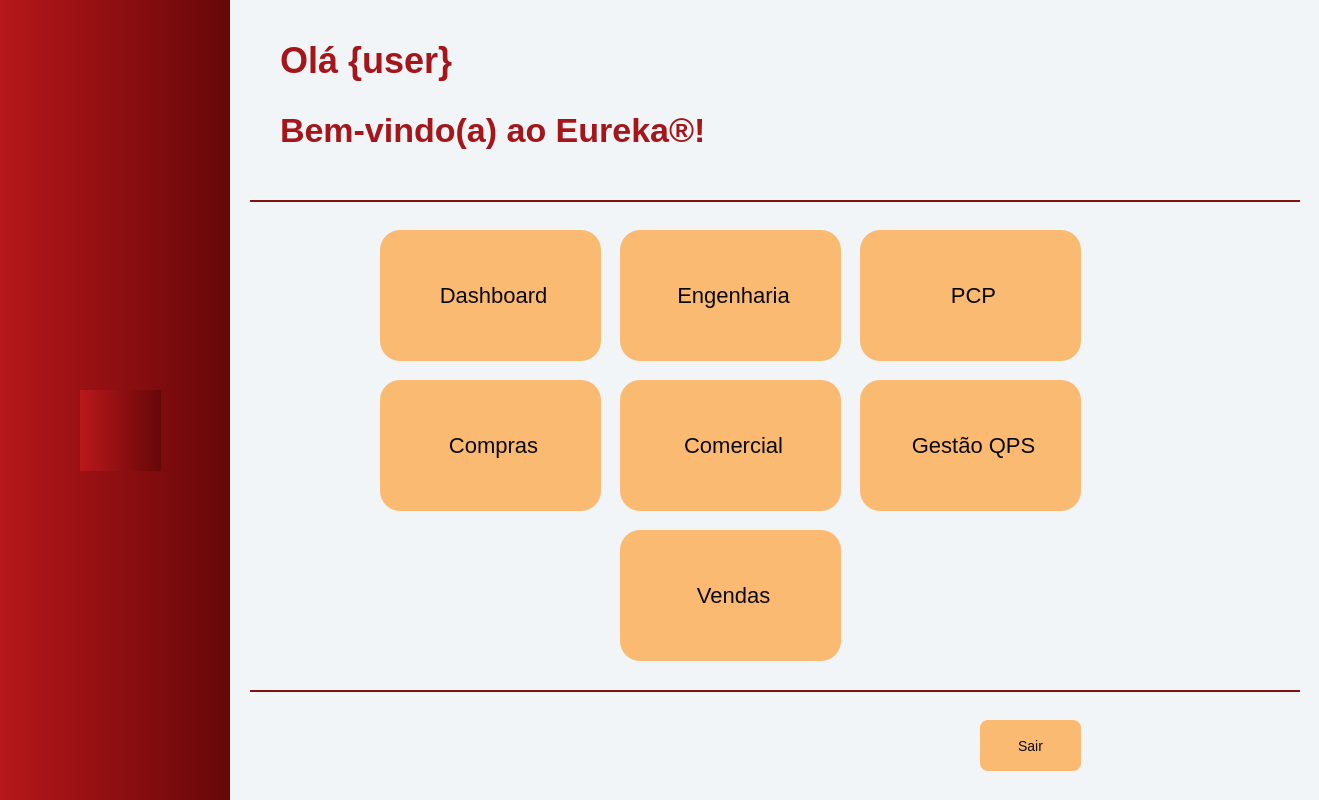
<?xml version="1.0" encoding="UTF-8"?>
<ui version="4.0">
 <class>HomeWindow</class>
 <widget class="QMainWindow" name="HomeWindow">
  <property name="geometry">
   <rect>
    <x>0</x>
    <y>0</y>
    <width>1319</width>
    <height>800</height>
   </rect>
  </property>
  <property name="font">
   <font>
    <family>Segoe UI</family>
   </font>
  </property>
  <property name="windowTitle">
   <string>MainWindow</string>
  </property>
  <property name="windowIcon">
   <iconset resource="../static/resource.qrc">
    <normaloff>:/image/image/LOGO.jpeg</normaloff>:/image/image/LOGO.jpeg</iconset>
  </property>
  <property name="styleSheet">
   <string notr="true"/>
  </property>
  <widget class="QWidget" name="centralwidget">
   <widget class="QWidget" name="widget" native="true">
    <property name="geometry">
     <rect>
      <x>230</x>
      <y>0</y>
      <width>1200</width>
      <height>800</height>
     </rect>
    </property>
    <property name="font">
     <font>
      <family>Segoe UI</family>
     </font>
    </property>
    <property name="styleSheet">
     <string notr="true">* {
    background-color: #F2F5F7;
	font-style: &quot;Segoe UI&quot;;
 	color: #0B090A;
}

QPushButton {
    background-color: #fbba72;
    border-radius: 20px;
    font-size: 22px;
    font-weight: regular;
}

QPushButton:hover {
    background-color: #a4161a;
	border: 2px solid #333;
    color: #EEEEEE;
	font-weight: bold;
  	font-size: 23px;
}

QPushButton:pressed {
    background-color: #6703c5;
    color: #EEEEEE;
}
</string>
    </property>
    <widget class="QPushButton" name="btn_dashboard">
     <property name="geometry">
      <rect>
       <x>150</x>
       <y>230</y>
       <width>221</width>
       <height>131</height>
      </rect>
     </property>
     <property name="minimumSize">
      <size>
       <width>0</width>
       <height>41</height>
      </size>
     </property>
     <property name="font">
      <font>
       <pointsize>-1</pointsize>
      </font>
     </property>
     <property name="autoFillBackground">
      <bool>false</bool>
     </property>
     <property name="styleSheet">
      <string notr="true"/>
     </property>
     <property name="text">
      <string> Dashboard</string>
     </property>
     <property name="icon">
      <iconset resource="../static/resource.qrc">
       <normaloff>:/icon/icon/painel.png</normaloff>:/icon/icon/painel.png</iconset>
     </property>
     <property name="iconSize">
      <size>
       <width>64</width>
       <height>64</height>
      </size>
     </property>
    </widget>
    <widget class="QPushButton" name="btn_engenharia">
     <property name="geometry">
      <rect>
       <x>390</x>
       <y>230</y>
       <width>221</width>
       <height>131</height>
      </rect>
     </property>
     <property name="minimumSize">
      <size>
       <width>221</width>
       <height>41</height>
      </size>
     </property>
     <property name="font">
      <font>
       <pointsize>-1</pointsize>
      </font>
     </property>
     <property name="styleSheet">
      <string notr="true"/>
     </property>
     <property name="text">
      <string> Engenharia</string>
     </property>
     <property name="icon">
      <iconset resource="../static/resource.qrc">
       <normaloff>:/icon/icon/engineering-64.ico</normaloff>:/icon/icon/engineering-64.ico</iconset>
     </property>
     <property name="iconSize">
      <size>
       <width>64</width>
       <height>64</height>
      </size>
     </property>
    </widget>
    <widget class="QPushButton" name="btn_pcp">
     <property name="geometry">
      <rect>
       <x>630</x>
       <y>230</y>
       <width>221</width>
       <height>131</height>
      </rect>
     </property>
     <property name="minimumSize">
      <size>
       <width>221</width>
       <height>41</height>
      </size>
     </property>
     <property name="font">
      <font>
       <pointsize>-1</pointsize>
      </font>
     </property>
     <property name="styleSheet">
      <string notr="true"/>
     </property>
     <property name="text">
      <string> PCP</string>
     </property>
     <property name="icon">
      <iconset resource="../static/resource.qrc">
       <normaloff>:/icon/icon/factory-64.ico</normaloff>:/icon/icon/factory-64.ico</iconset>
     </property>
     <property name="iconSize">
      <size>
       <width>64</width>
       <height>64</height>
      </size>
     </property>
    </widget>
    <widget class="QPushButton" name="btn_compras">
     <property name="geometry">
      <rect>
       <x>150</x>
       <y>380</y>
       <width>221</width>
       <height>131</height>
      </rect>
     </property>
     <property name="minimumSize">
      <size>
       <width>221</width>
       <height>41</height>
      </size>
     </property>
     <property name="font">
      <font>
       <pointsize>-1</pointsize>
      </font>
     </property>
     <property name="styleSheet">
      <string notr="true"/>
     </property>
     <property name="text">
      <string> Compras</string>
     </property>
     <property name="icon">
      <iconset resource="../static/resource.qrc">
       <normaloff>:/icon/icon/buy-64.ico</normaloff>:/icon/icon/buy-64.ico</iconset>
     </property>
     <property name="iconSize">
      <size>
       <width>64</width>
       <height>64</height>
      </size>
     </property>
    </widget>
    <widget class="QPushButton" name="btn_comercial">
     <property name="geometry">
      <rect>
       <x>390</x>
       <y>380</y>
       <width>221</width>
       <height>131</height>
      </rect>
     </property>
     <property name="minimumSize">
      <size>
       <width>221</width>
       <height>41</height>
      </size>
     </property>
     <property name="font">
      <font>
       <pointsize>-1</pointsize>
      </font>
     </property>
     <property name="styleSheet">
      <string notr="true"/>
     </property>
     <property name="text">
      <string> Comercial</string>
     </property>
     <property name="icon">
      <iconset resource="../static/resource.qrc">
       <normaloff>:/icon/icon/sale-2-64.ico</normaloff>:/icon/icon/sale-2-64.ico</iconset>
     </property>
     <property name="iconSize">
      <size>
       <width>64</width>
       <height>64</height>
      </size>
     </property>
    </widget>
    <widget class="QPushButton" name="btn_qps">
     <property name="geometry">
      <rect>
       <x>630</x>
       <y>380</y>
       <width>221</width>
       <height>131</height>
      </rect>
     </property>
     <property name="minimumSize">
      <size>
       <width>221</width>
       <height>41</height>
      </size>
     </property>
     <property name="font">
      <font>
       <pointsize>-1</pointsize>
      </font>
     </property>
     <property name="styleSheet">
      <string notr="true"/>
     </property>
     <property name="text">
      <string> Gestão QPS</string>
     </property>
     <property name="icon">
      <iconset resource="../static/resource.qrc">
       <normaloff>:/icon/icon/purchase-order-64.ico</normaloff>:/icon/icon/purchase-order-64.ico</iconset>
     </property>
     <property name="iconSize">
      <size>
       <width>64</width>
       <height>64</height>
      </size>
     </property>
     <property name="checkable">
      <bool>false</bool>
     </property>
    </widget>
    <widget class="QLabel" name="welcome_label">
     <property name="geometry">
      <rect>
       <x>50</x>
       <y>100</y>
       <width>821</width>
       <height>61</height>
      </rect>
     </property>
     <property name="font">
      <font>
       <pointsize>-1</pointsize>
       <weight>75</weight>
       <bold>true</bold>
      </font>
     </property>
     <property name="styleSheet">
      <string notr="true">QLabel {
	background-color: transparent;
    color: #a4161a;
    font-size: 34px;
    font-weight: bold;
	font-style: &quot;Segoe UI&quot;;
}</string>
     </property>
     <property name="text">
      <string>Bem-vindo(a) ao Eureka®!</string>
     </property>
    </widget>
    <widget class="QFrame" name="frame">
     <property name="geometry">
      <rect>
       <x>20</x>
       <y>200</y>
       <width>1050</width>
       <height>2</height>
      </rect>
     </property>
     <property name="styleSheet">
      <string notr="true">QFrame {
	background-color: #a4161a;
}</string>
     </property>
     <property name="frameShape">
      <enum>QFrame::StyledPanel</enum>
     </property>
     <property name="frameShadow">
      <enum>QFrame::Raised</enum>
     </property>
    </widget>
    <widget class="QLabel" name="user_label">
     <property name="geometry">
      <rect>
       <x>50</x>
       <y>30</y>
       <width>751</width>
       <height>61</height>
      </rect>
     </property>
     <property name="font">
      <font>
       <pointsize>-1</pointsize>
       <weight>75</weight>
       <bold>true</bold>
      </font>
     </property>
     <property name="styleSheet">
      <string notr="true">QLabel {
	background-color: transparent;
    color: #a4161a;
    font-size: 36px;
    font-weight: bold;
	font-style: &quot;Segoe UI&quot;;
}</string>
     </property>
     <property name="text">
      <string>Olá {user}</string>
     </property>
    </widget>
    <widget class="QFrame" name="frame_2">
     <property name="geometry">
      <rect>
       <x>20</x>
       <y>690</y>
       <width>1050</width>
       <height>2</height>
      </rect>
     </property>
     <property name="styleSheet">
      <string notr="true">QFrame {
	background-color: #a4161a;
}</string>
     </property>
     <property name="frameShape">
      <enum>QFrame::StyledPanel</enum>
     </property>
     <property name="frameShadow">
      <enum>QFrame::Raised</enum>
     </property>
    </widget>
    <widget class="QPushButton" name="btn_logout">
     <property name="geometry">
      <rect>
       <x>750</x>
       <y>720</y>
       <width>101</width>
       <height>51</height>
      </rect>
     </property>
     <property name="minimumSize">
      <size>
       <width>0</width>
       <height>41</height>
      </size>
     </property>
     <property name="font">
      <font>
       <pointsize>-1</pointsize>
      </font>
     </property>
     <property name="styleSheet">
      <string notr="true">QPushButton {
    background-color: #fbba72;
    border-radius: 8px;
    font-size: 14px;
    font-weight: regular;
}

QPushButton:hover {
    background-color: #a4161a;
    border: 2px solid #333;
	font-weight: regular;
  	font-size: 14px;
}
</string>
     </property>
     <property name="text">
      <string>Sair</string>
     </property>
     <property name="icon">
      <iconset resource="../static/resource.qrc">
       <normaloff>:/icon/icon/sair.png</normaloff>:/icon/icon/sair.png</iconset>
     </property>
     <property name="iconSize">
      <size>
       <width>32</width>
       <height>32</height>
      </size>
     </property>
    </widget>
    <widget class="QPushButton" name="btn_vendas">
     <property name="geometry">
      <rect>
       <x>390</x>
       <y>530</y>
       <width>221</width>
       <height>131</height>
      </rect>
     </property>
     <property name="minimumSize">
      <size>
       <width>221</width>
       <height>41</height>
      </size>
     </property>
     <property name="font">
      <font>
       <pointsize>-1</pointsize>
      </font>
     </property>
     <property name="styleSheet">
      <string notr="true"/>
     </property>
     <property name="text">
      <string> Vendas</string>
     </property>
     <property name="icon">
      <iconset resource="../static/resource.qrc">
       <normaloff>:/icon/icon/crescimento.png</normaloff>:/icon/icon/crescimento.png</iconset>
     </property>
     <property name="iconSize">
      <size>
       <width>64</width>
       <height>64</height>
      </size>
     </property>
    </widget>
    <zorder>btn_qps</zorder>
    <zorder>btn_comercial</zorder>
    <zorder>btn_compras</zorder>
    <zorder>btn_pcp</zorder>
    <zorder>btn_engenharia</zorder>
    <zorder>btn_dashboard</zorder>
    <zorder>welcome_label</zorder>
    <zorder>frame</zorder>
    <zorder>user_label</zorder>
    <zorder>frame_2</zorder>
    <zorder>btn_logout</zorder>
    <zorder>btn_vendas</zorder>
   </widget>
   <widget class="QWidget" name="sidebar_enaplic" native="true">
    <property name="geometry">
     <rect>
      <x>-10</x>
      <y>0</y>
      <width>241</width>
      <height>801</height>
     </rect>
    </property>
    <property name="styleSheet">
     <string notr="true">* {
background-color: qlineargradient(spread:pad, x1:0, y1:0, x2:1, y2:0, stop:0 rgba(186, 24, 27, 255), stop:1 rgba(102, 7, 8, 255));
}</string>
    </property>
    <widget class="QLabel" name="label">
     <property name="geometry">
      <rect>
       <x>60</x>
       <y>10</y>
       <width>131</width>
       <height>131</height>
      </rect>
     </property>
     <property name="styleSheet">
      <string notr="true">QLabel {
	background-color: transparent;
}</string>
     </property>
     <property name="text">
      <string/>
     </property>
     <property name="pixmap">
      <pixmap resource="../static/resource.qrc">:/image/image/user_photo.png</pixmap>
     </property>
     <property name="scaledContents">
      <bool>true</bool>
     </property>
    </widget>
    <widget class="QLabel" name="logo_enaplic">
     <property name="geometry">
      <rect>
       <x>90</x>
       <y>390</y>
       <width>81</width>
       <height>81</height>
      </rect>
     </property>
     <property name="text">
      <string/>
     </property>
     <property name="pixmap">
      <pixmap resource="../static/resource.qrc">:/image/image/LOGO.jpeg</pixmap>
     </property>
     <property name="scaledContents">
      <bool>true</bool>
     </property>
    </widget>
   </widget>
   <zorder>sidebar_enaplic</zorder>
   <zorder>widget</zorder>
  </widget>
 </widget>
 <resources>
  <include location="../static/resource.qrc"/>
 </resources>
 <connections/>
</ui>
